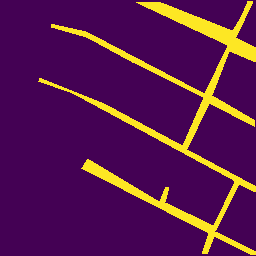
#> input picture samples/roads/create_bimask/bi_violet/test/tile_1094.png, 256 x 256 px, found by its file name
$ jupyter execute --allow-errors Untitled.ipynb   (shell and % lines are left out)
#> lines starting #> are read from the running program, lines starting #| are printed output that depends on the picture
[cell 1]
import cv2
import pandas as pd
import os
import numpy as np
import matplotlib.pyplot as plt
from mpl_toolkits.mplot3d import axes3d, Axes3D

[cell 2]
# open images
from tqdm import tqdm
img_dir = "assets/in_use/contrast/contrast_15_def/test/"
R = []
G = []
B = []

for fname in tqdm(sorted(os.listdir(img_dir))):
    print(fname)
    if fname == "tile_202.png":
        img = cv2.imread(img_dir + fname)
        for i in range(256):
            R = R + list(img[i][:,0]-123.7)
            G = G + list(img[i][:,1]-116.5)
            B = B + list(img[i][:,2]-103.9)

[cell 3]
# plot in one go
fig, ax = plt.subplots(figsize=(10,8))
ax = plt.axes(projection="3d")
ax.set_xlim3d(-200, 300)
ax.set_ylim3d(-200,300)
ax.set_zlim3d(-200,300)
ax.scatter3D([0], [0], [0], color = "red")
ax.scatter3D(R, G, B, label='A')
ax.set(xlabel='Red', ylabel='Green', zlabel='Blue')
#ax.scatter3D(df['Se_X'], df['Se_Y'], df['Se_Z'], label='Se1');

#ax.legend()
plt.show()
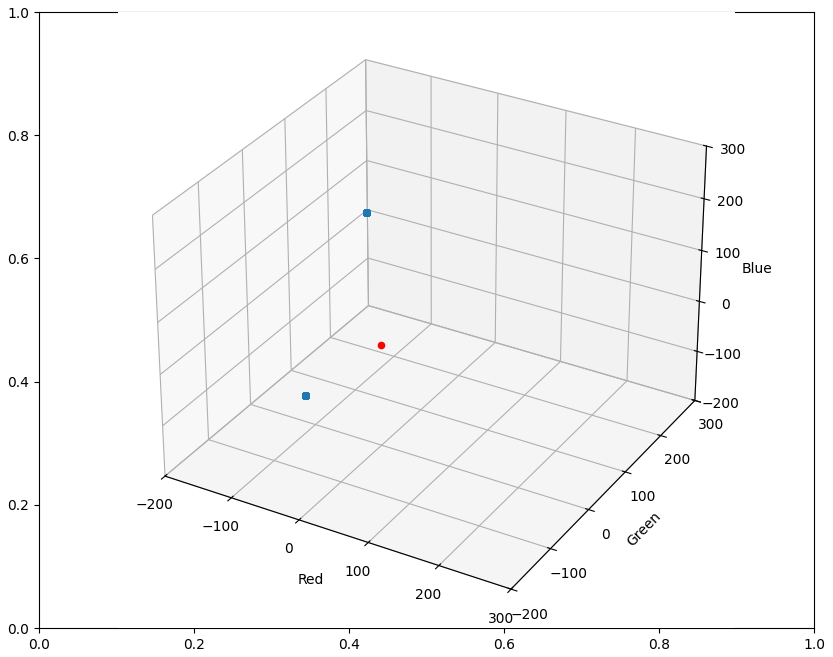
#> figure drawn by matplotlib, 1 panel

[cell 4]
# open images
from tqdm import tqdm
img_dir = "assets/in_use/contrast/contrast_15_def/test/"

for fname in tqdm(sorted(os.listdir(img_dir))):
    if fname == "tile_202.png":
        img = cv2.imread(img_dir + fname)
        img = img.astype(np.float32) - [123.7, 116.5,103.9]
        cv2.imwrite("sub_imnet.png", img)

[cell 5]
# open images
from tqdm import tqdm
img_dir = "assets/in_use/contrast/contrast_15_def/test/"
R1 = []
G1 = []
B1 = []

for fname in tqdm(os.listdir(img_dir)):
    #print(fname[-4:])
    if fname == "tile_202.png":
        img = cv2.imread(img_dir + fname)
        for i in range(256):
            R1 = R1 + list(img[i][:,0])
            G1 = G1 + list(img[i][:,1])
            B1 = B1 + list(img[i][:,2])

[cell 6]
# plot in one go
fig, ax = plt.subplots(figsize=(10,8))
ax = plt.axes(projection="3d")
ax.set_xlim3d(-200, 300)
ax.set_ylim3d(-200,300)
ax.set_zlim3d(-200,300)
ax.scatter3D([0], [0], [0], color = "red")
ax.scatter3D(R1, G1, B1, label='A')
ax.set(xlabel='Red', ylabel='Green', zlabel='Blue')
#ax.scatter3D(df['Se_X'], df['Se_Y'], df['Se_Z'], label='Se1');

#ax.legend()
plt.show()

[cell 7]
# open images
from tqdm import tqdm
img_dir = "assets/in_use/contrast/contrast_15_def/test/"
R2 = []
G2 = []
B2 = []

for fname in tqdm(sorted(os.listdir(img_dir))):
    print(fname)
    if fname == "tile_202.png":
        img = cv2.imread(img_dir + fname)
        for i in range(256):
            R2 = R2 + list(img[i][:,0]-68.12)
            G2 = G2 + list(img[i][:,1]-75.37)
            B2 = B2 + list(img[i][:,2]-71.57)

[cell 8]
# plot in one go
fig, ax = plt.subplots(figsize=(10,8))
ax = plt.axes(projection="3d")
ax.set_xlim3d(-200, 300)
ax.set_ylim3d(-200,300)
ax.set_zlim3d(-200,300)

ax.scatter3D([0], [0], [0], color = "red", zorder = 10)
ax.scatter3D(R2, G2, B2)
ax.set(xlabel='Red', ylabel='Green', zlabel='Blue')
#ax.scatter3D(df['Se_X'], df['Se_Y'], df['Se_Z'], label='Se1');

#ax.legend()
plt.show()

[cell 9]
# open images
from tqdm import tqdm
img_dir = "assets/in_use/contrast/contrast_15_def/test/"

for fname in tqdm(sorted(os.listdir(img_dir))):
    if fname == "tile_202.png":
        img = cv2.imread(img_dir + fname)
        img = img.astype(np.float32) - [68.12,75.37,71.57]
        cv2.imwrite("sub_dataset.png", img)

[cell 10]
# get the mean of the whole dataset
import numpy as np
from tqdm import tqdm
import os

img_dir = "assets/in_use/contrast/contrast_def_15/"
#> img_dir = 'assets/in_use/contrast/contrast_def_15/'
R_test = 0
G_test = 0
B_test = 0
# test
for fname in tqdm(os.listdir(img_dir+"test/")):
    if fname[-4:] == ".png":
        img = cv2.imread(img_dir+"test/" + fname)
#> img is the input picture: shape (256, 256, 3); mean B, G, R 78.8, 26, 88.1
        R_test = R_test + np.sum(img[:,:,0])
        G_test = G_test + np.sum(img[:,:,1])
        B_test = B_test + np.sum(img[:,:,2])
        #print(np.sum(img[:,:,0]))

numte = 200*256*256
#> numte = 13107200
R_temean = R_test / numte
G_temean = G_test / numte
B_temean = B_test / numte

print(R_temean)
print(G_temean)
print(B_temean)
